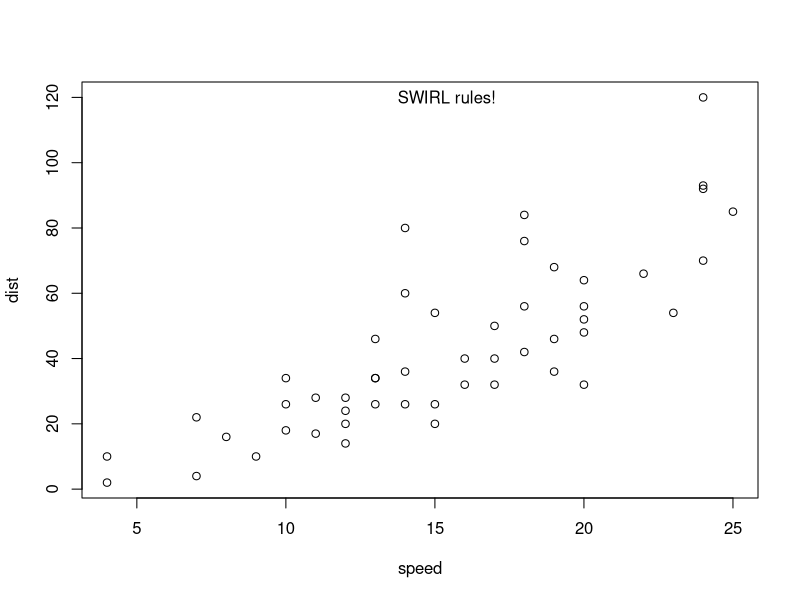
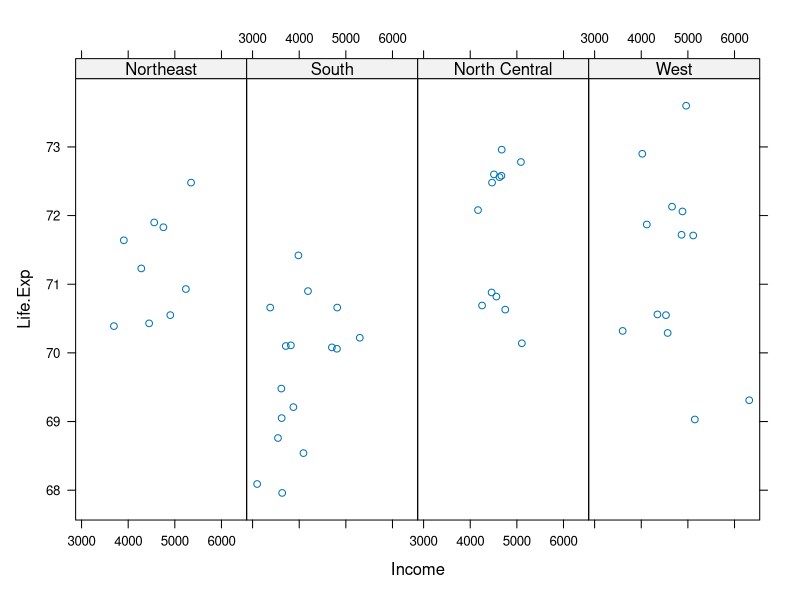
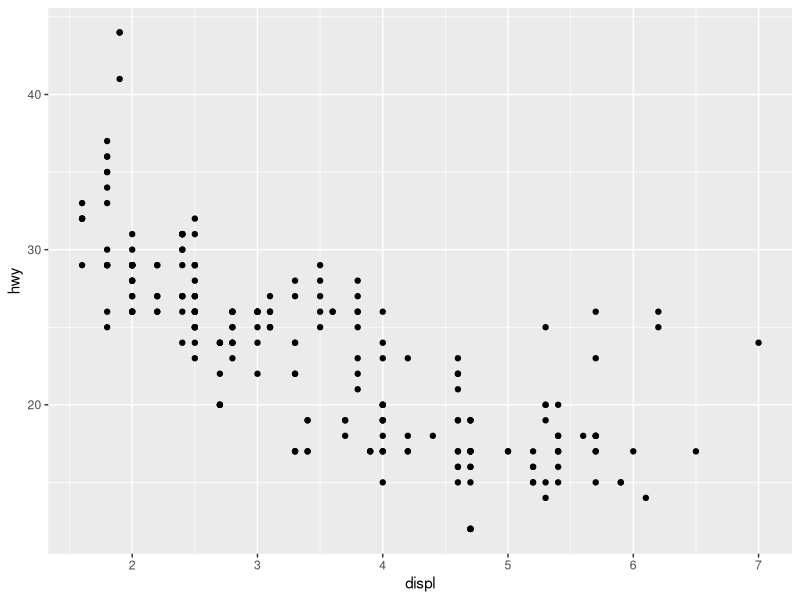

These figures' R source, in order:
##------------------------Exploratory Data Analysis---------------------------##
##                                                                            ##
##                            Plotting Systems                                ##
##                                                                            ##
##  This script is part of the Getting and Cleaning Data Module of the Data   ##
##  Science Specialization, offered by Johns Hopkins University through       ##
##  Coursera platform.                                                        ##
##                                                                            ##
##----------------------------------------------------------------------------##

## Load packages
library(ggplot2)
library(lattice)
library(jpeg)

## Loaded and read the dataset cars
data(cars)

head(cars)

## Plot
with(cars, plot(speed, dist))

## text function
text(mean(cars$speed), max(cars$dist), "SWIRL rules!")

## Loaded and read the dataset state from lattice package
state = data.frame(state.x77, region = state.region)

head(state)

## Create a table with the argument state$region to see how many categories
## there are and how many states are in each.
#
table(state$region)

## Let's use the lattice command xyplot to see how life
## expectancy varies with income in each of the four regions.
#
xyplot(Life.Exp ~ Income | region, data = state, layout = c(4, 1))


## We see the data for each of the 4 regions plotted in one row. 
## Based on this plot, which region of the U.S. seems to have the shortest
## life expectancy?
# >>> SOUTH

## Although ggplot2 bears a superficial similarity to lattice, 
## it's generally easier and more intuitive to use. Its default mode makes
## many choices for you but you can still customize a lot. 
## The package is based on a "grammar of graphics" (hence the gg in the name),
## so you can control the aesthetics of your plots. 
## For instance, you can plot conditioning graphs and panel plots as we 
## did in the lattice example.
#
## We'll see an example now of ggplot2 with a simple (single) command.
## Loaded and read the mpg dataset from the ggplot2 package.
## This mpg data holds fuel economy data between 1999 and 2008 for 38 
## different models of cars.
#
data(mpg)
head(mpg)

## Run dim with the argument mpg to see how big the dataset is.
dim(mpg)

## How many models of cars we're dealing with?
table(mpg$model)

## We're interested in the effect engine displacement (displ) has on highway
## gas mileage (hwy), so we'll use the ggplot2 command qplot to display this 
## relationship
#
qplot(displ, hwy, data = mpg)
